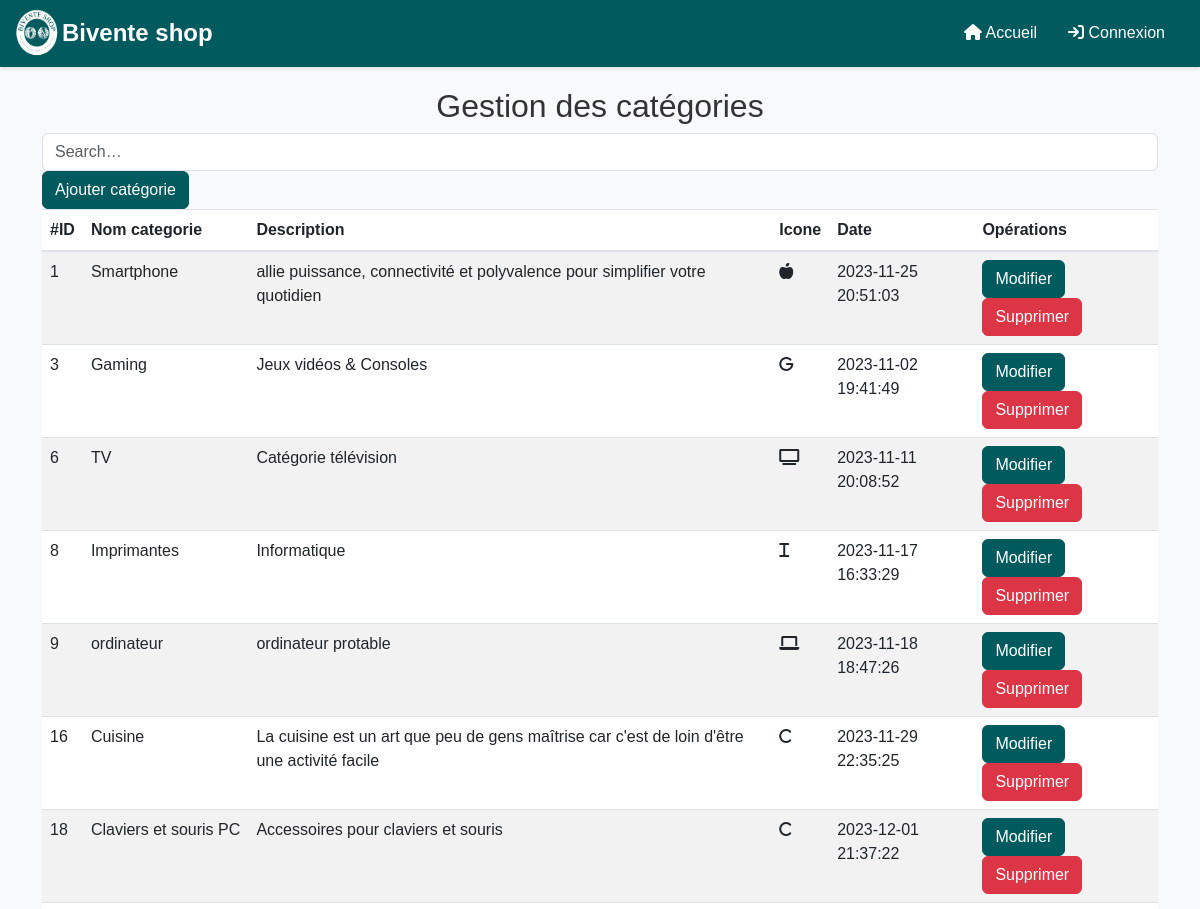
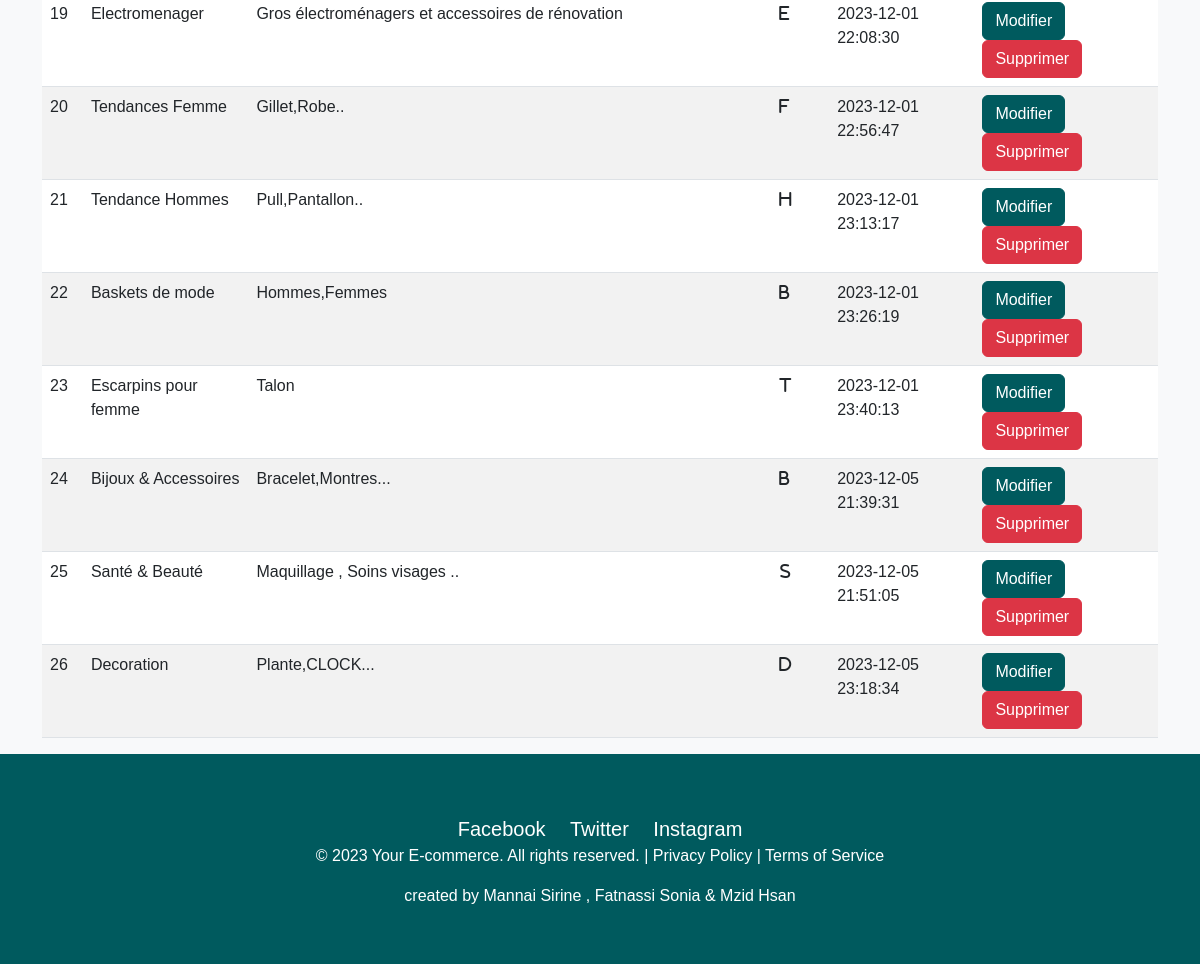
/back/categories.php, run on the app's committed database (2 pictures, top to bottom).
### tables this page shows
CREATE TABLE IF NOT EXISTS `categorie` (
  `id` int NOT NULL AUTO_INCREMENT,
  `libelle` varchar(100) NOT NULL,
  `description` varchar(255) NOT NULL,
  `date_creation` datetime NOT NULL DEFAULT CURRENT_TIMESTAMP,
  `icone` varchar(200) NOT NULL,
  PRIMARY KEY (`id`)
);

### back/categories.php (the view, shortened to what this page needs)
<!DOCTYPE html>
<html lang="en">
<head>
    <?php include '../include/head_front.php' ?>
    <link rel="stylesheet" href="https://stackpath.bootstrapcdn.com/bootstrap/4.5.2/css/bootstrap.min.css">
</head>
<body>
    <?php include 'nav-admin.php' ?>
    <div class="container">
        <h2 class="text-center">Gestion des catégories</h2>
        <input type="text" class="form-control" placeholder="Search&hellip;">
        <a href="ajouter_categorie.php" class="btn btn-primary">Ajouter catégorie</a>
        <table class="table table-striped table-hover" id='search'>
            <thead>
                <tr>
                    <th>#ID</th>
                    <th>Nom categorie </th>
                    <th>Description</th>
                    <th>Icone</th>
                    <th>Date</th>
                    <th>Opérations</th>
                </tr>
            </thead>
            <tbody>
                <?php
                require_once '../include/database.php';
                $categories = $pdo->query('SELECT * FROM categorie')->fetchAll(PDO::FETCH_ASSOC);
                foreach ($categories as $categorie) {
                    ?>
                    <tr>
                        <td><?php echo $categorie['id'] ?></td>
                        <td><?php echo $categorie['libelle'] ?></td>
                        <td><?php echo $categorie['description'] ?></td>
                        <td>
                            <i class="fa <?php echo $categorie['icone'] ?>"></i>
                        </td>
                        <td><?php echo $categorie['date_creation'] ?></td>
                        <td>
                            <a href="modifier_categorie.php?id=<?php echo $categorie['id'] ?>" class="btn btn-primary">Modifier</a>
                            <a href="supprimer_categorie.php?id=<?php echo $categorie['id'] ?>" onclick="return confirm('Voulez-vous vraiment supprimer la catégorie <?php echo $categorie['libelle'] ?>');" class="btn btn-danger">Supprimer</a>
                        </td>
                    </tr>
                <?php
            }
            ?>
            </tbody>
        </table>
    </div>
        <?php include('footer.php'); ?>
</body>
</html>

### back/categories.php (style rules this page uses)
body { padding-top: 56px; background-color: #f8f9fa; }
.container { margin-top: 20px; }
.btn-primary { background-color: #005a5e !important; border-color: #005a5e !important; }

### back/nav-admin.php (style rules this page uses)
body { font-family: 'Montserrat', sans-serif; background-color: #f8f9fa; margin: 0; padding: 0; color: #333; }

### back/footer.php (style rules this page uses)
body { margin: 0; padding: 0; font-family: Arial, sans-serif; }

### data on the page
categorie: id "1", libelle "Smartphone", description "allie puissance, connectivité et polyvalence pour simplifier votre quotidien", date_creation "2023-11-25 20:51:03"
categorie: id "3", libelle "Gaming", description "Jeux vidéos & Consoles", date_creation "2023-11-02 19:41:49"
categorie: id "6", libelle "TV", description "Catégorie télévision", date_creation "2023-11-11 20:08:52"
categorie: id "8", libelle "Imprimantes", description "Informatique", date_creation "2023-11-17 16:33:29"
categorie: id "9", libelle "ordinateur", description "ordinateur protable", date_creation "2023-11-18 18:47:26"
categorie: id "16", libelle "Cuisine", description "La cuisine est un art que peu de gens maîtrise car c'est de loin d'être une activité facile", date_creation "2023-11-29 22:35:25"
categorie: id "18", libelle "Claviers et souris PC", description "Accessoires pour claviers et souris", date_creation "2023-12-01 21:37:22"
categorie: id "19", libelle "Electromenager", description "Gros électroménagers et accessoires de rénovation", date_creation "2023-12-01 22:08:30"
categorie: id "20", libelle "Tendances Femme", description "Gillet,Robe..", date_creation "2023-12-01 22:56:47"
categorie: id "21", libelle "Tendance Hommes", description "Pull,Pantallon..", date_creation "2023-12-01 23:13:17"
categorie: id "22", libelle "Baskets de mode", description "Hommes,Femmes", date_creation "2023-12-01 23:26:19"
categorie: id "23", libelle "Escarpins pour femme", description "Talon", date_creation "2023-12-01 23:40:13"
categorie: id "24", libelle "Bijoux & Accessoires", description "Bracelet,Montres...", date_creation "2023-12-05 21:39:31"
categorie: id "25", libelle "Santé & Beauté", description "Maquillage , Soins visages ..", date_creation "2023-12-05 21:51:05"
categorie: id "26", libelle "Decoration", description "Plante,CLOCK...", date_creation "2023-12-05 23:18:34"
